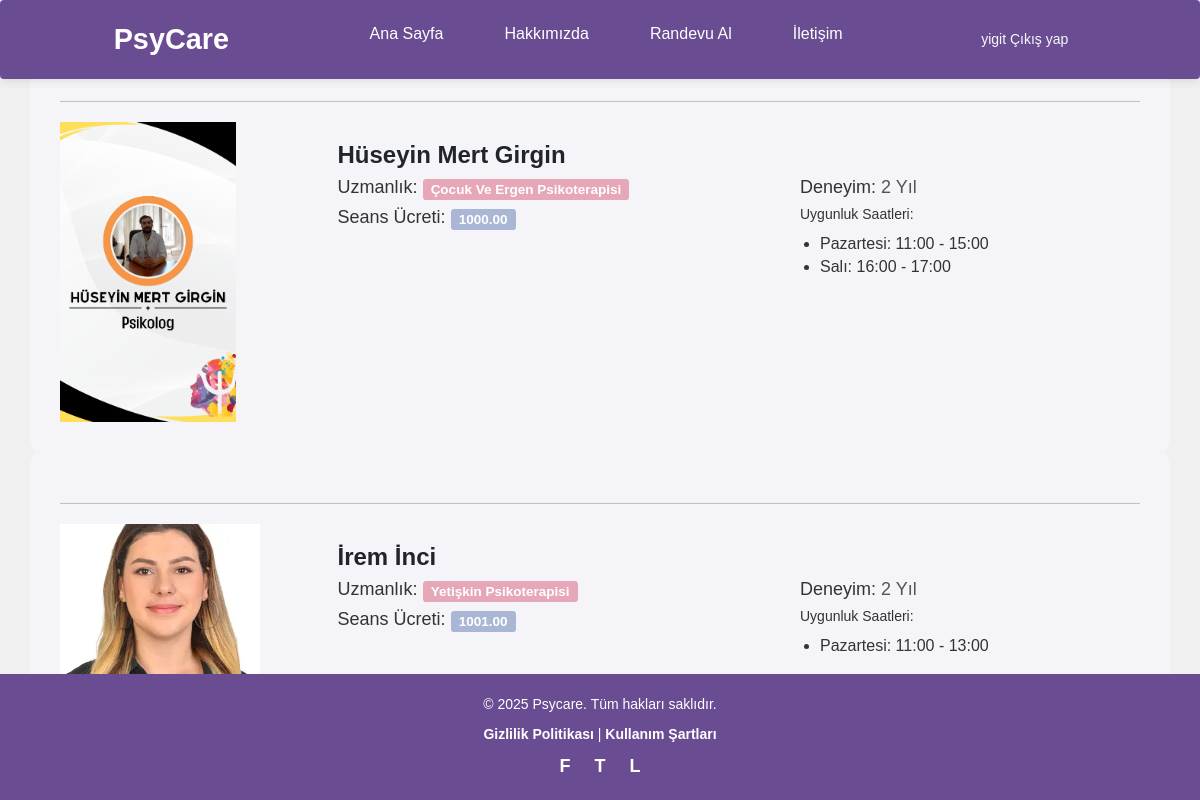
Page /danisman/ (signed in) on the committed database.
### danisman/models.py (models this page shows, shortened)
class Danisman(models.Model):
    title = models.CharField(max_length=100)  # Danışmanın unvanı (ör. Dr., Prof., vb.)
    full_name = models.CharField(max_length=255)  # Danışmanın tam adı
    specialization = models.CharField(max_length=255)  # Danışmanın uzmanlık alanı (ör. Psikolog, Terapi, vb.)
    fee = models.DecimalField(max_digits=10, decimal_places=2)  # Danışmanlık ücretini saklamak için (ör. 150.00)
    profile_picture = models.ImageField(upload_to='consultant_images/', blank=True, null=True)  # Profil fotoğrafı (isteğe bağlı)
    bio = models.TextField(blank=True, null=True)  # Danışman hakkında açıklamalar
    created_at = models.DateTimeField(auto_now_add=True)  # Kaydın oluşturulma zamanı
    updated_at = models.DateTimeField(auto_now=True)  # Kaydın son güncellenme zamanı
    class Meta:
        ordering = ['full_name']

class Uygunluk(models.Model):
    psychologist = models.ForeignKey(Danisman, on_delete=models.CASCADE, related_name="availabilities")
    day_of_week = models.CharField(max_length=10)  # Example: Monday, Tuesday, etc.
    start_time = models.DateTimeField()
    end_time = models.DateTimeField()
    class Meta:
        unique_together = ('psychologist', 'day_of_week', 'start_time')

### danisman/views.py (the view)
# urls.py: path('' , views.index , name='danisman_index'),
def index(request):
    danisman = Danisman.objects.all()
    for psikolog in danisman:
        for uygunluk in psikolog.availabilities.all():
            uygunluk.start_time = timezone.localtime(uygunluk.start_time)  # Yerel saate dönüştür
            uygunluk.end_time = timezone.localtime(uygunluk.end_time)
    context = {
        'danisman': danisman,
    }
    return render(request , 'danismanbilgi/index.html' , context)

### templates/danismanbilgi/index.html
{% extends 'layout.html' %}
{% block content %}
{% load static %}
{% for psikolog in danisman %}
    <div class="container" style="background-color: #F4F4F9; padding: 30px; border-radius: 10px;">
        <hr/>
        <div class="row">
            <div class="col-lg-3">
                <img class="projectimg" src="{{ psikolog.profile_picture.url }}" alt="#" style="max-height: 300px; max-width: 200px;">
            </div>
            <div class="col-lg-5" style="text-align:left;">
                <h3>
                    <a href="{% url 'danisman_details' psikolog.id %}"
                       class="text-decoration-none text-dark fw-bold"
                       style="transition: color 0.3s ease; color: #333333;"
                       onmouseover="this.style.color='#8A2BE2'"
                       onmouseout="this.style.color='#333333'">
                        {{ psikolog.full_name }}
                    </a>
                </h3>
                <h4>Uzmanlık: <span class="label" style="background-color:#E6A7B9">{{ psikolog.specialization }}</span></h4>
                <h4>Seans Ücreti: <span class="label" style="background-color:#A9B6D4">{{ psikolog.fee }}</span></h4>
            </div>
            <div class="col-lg-4" style="text-align:left;">
                <br/><br/>
                <h4>Deneyim: <span style="font-weight: normal; color: #555;">2 Yıl</span></h4>
                <h5>Uygunluk Saatleri:</h5>
                <ul class="availability-list">
                    {% for uygunluk in psikolog.availabilities.all %}
                        <li class="availability-item">
                            <span class="day-of-week">{{ uygunluk.day_of_week }}:</span>
                            <span class="time-range">
                                {{ uygunluk.start_time|date:"H:i" }} - {{ uygunluk.end_time|date:"H:i" }}
                            </span>
                        </li>
                    {% empty %}
                        <li>Bu psikolog için uygunluk saatleri belirlenmemiş.</li>
                    {% endfor %}
                </ul>
            </div>
        </div>
    </div>
{% endfor %}
{% endblock %}

### templates/partial/_header.html (shortened to what this page needs)
<body>
    <nav class="navbar">
        <div class="logo">PsyCare</div>
        <ul class="nav-links">
            <li><a href="{% url 'pages_index' %}" class="btn btn-outline-light me-2">Ana Sayfa</a></li>
            <li><a href="{% url 'about' %}" class="btn btn-outline-light me-2">Hakkımızda</a></li>
            <li><a href="{% url 'danisman_index' %}" class="btn btn-outline-light me-2">Randevu Al</a></li>
            <li><a href="{% url 'contact' %}" class="btn btn-outline-light me-2">İletişim</a></li>
        </ul>
        {% if user.is_authenticated %}
        <div class="d-flex">
            <a href="javascript:{document.getElementById('logout').submit()}" class="btn btn-outline-light me-2">{{user.username}} Çıkış yap</a>
        </div>
        {% else %}
        <div class="d-flex">
            <a href="{% url 'login' %}" class="btn btn-outline-light me-2">Giriş Yap</a>
            <a href="{% url 'register' %}" class="btn btn-outline-light me-2">Kayıt Ol</a>
        </div>
        {% endif %}
    </nav>

### static/css/style.css (style rules this page uses)
* { margin: 0; padding: 0; box-sizing: border-box; font-family: 'Arial', sans-serif; }
body { background-color: #f0f0f0 !important; color: #333333; font-size: 16px; padding-top: 50px; }
.navbar { background-color: #6A4C93; color: white; display: flex; justify-content: space-between; align-items: center; padding: 15px 20px; position: fixed; width: 100%; top: 0; left: 0; box-shadow: 0 2px 10px rgba(0, 0, 0, 0.1); z-index: 1000; }
.navbar .logo { font-size: 1.8em; font-weight: bold; }
.nav-links { display: flex; list-style: none; }
.nav-links li { margin: 0 15px; }
.nav-links a { text-decoration: none; color: white; font-size: 1em; transition: 0.3s; }

### templates/partial/_header.html (style rules this page uses)
* { margin: 0; padding: 0; box-sizing: border-box; font-family: 'Arial', sans-serif; }
body { background-color: #f0f0f0 !important; color: #333333; font-size: 16px; padding-top: 50px; }
.navbar { background-color: #6A4C93; color: white; display: flex; justify-content: space-between; align-items: center; padding: 15px 20px; position: fixed; width: 100%; top: 0; left: 0; box-shadow: 0 2px 10px rgba(0, 0, 0, 0.1); z-index: 1000; }
.navbar .logo { font-size: 1.8em; font-weight: bold; }
.nav-links { display: flex; list-style: none; }
.nav-links li { margin: 0 15px; }
.nav-links a { text-decoration: none; color: white; font-size: 1em; transition: 0.3s; }

### rows in the picture
Danisman: profile_picture (picture), full_name "Hüseyin Mert Girgin", specialization "Çocuk Ve Ergen Psikoterapisi", fee "1000.00"
Uygunluk: day_of_week "Pazartesi", start_time "11:00", end_time "15:00"
Uygunluk: day_of_week "Salı", start_time "16:00", end_time "17:00"
Danisman: profile_picture (picture), full_name "İrem İnci", specialization "Yetişkin Psikoterapisi", fee "1001.00"
Uygunluk: day_of_week "Pazartesi", start_time "11:00", end_time "13:00"

### other values in the picture
{{ user.username }} "yigit"
